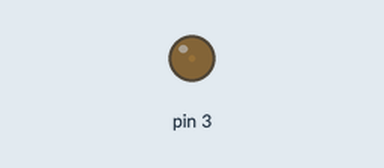
Bench run of a sketch on a simulated Arduino Uno, built with avr-gcc and run on an emulated ATmega328P. Shown: output pins drawn as LEDs (lit = HIGH).

Above: at 0.05 s.
At 0.4 s:
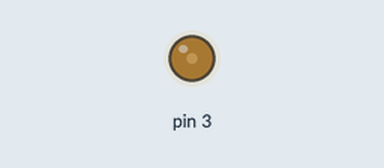
At 0.75 s:
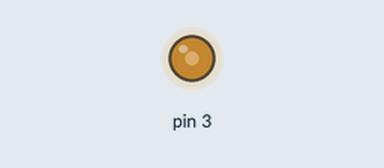
At 1.5 s:
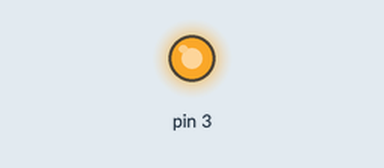
Timing chart, 0 to 3.5 s (numbered marks = the images above):
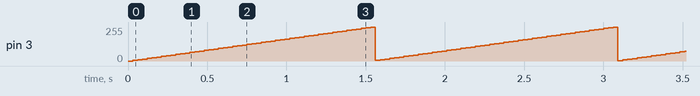

Measured:
- by itself, pin 3: ramps from 0/255 to 255/255 and jumps back, once every 1.5 s

The sketch:

breath_light.ino
```cpp
int brightness = 0;

int fadeAmount = 0;

int delayDuration = 0;

void setup()
{
  pinMode(3, OUTPUT);
}

void loop()
{
  fadeAmount = 5;
  delayDuration = 30;
  analogWrite(3, brightness);
  brightness = (brightness + fadeAmount);
  if (brightness <= 0 || brightness >= 225) {
    fadeAmount = (fadeAmount - 1);
  }
  delay(delayDuration); // Wait for delayDuration millisecond(s)
}
```
